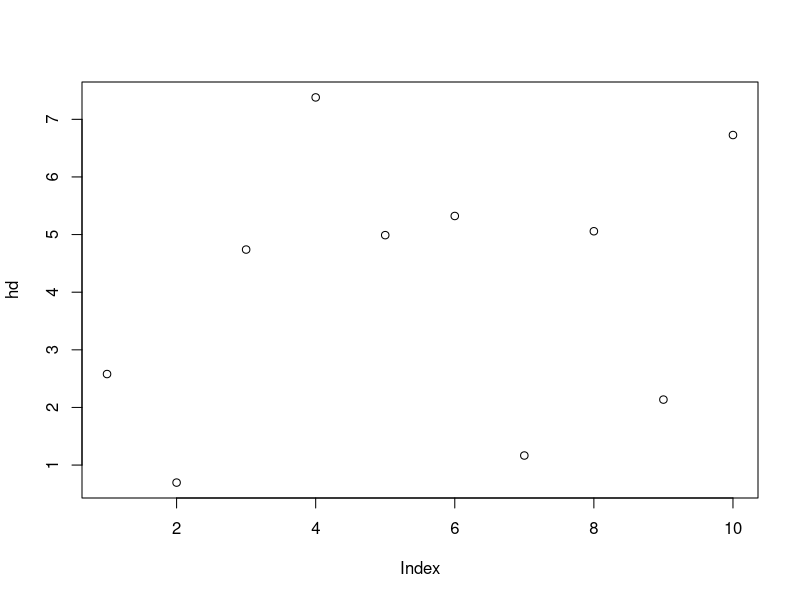
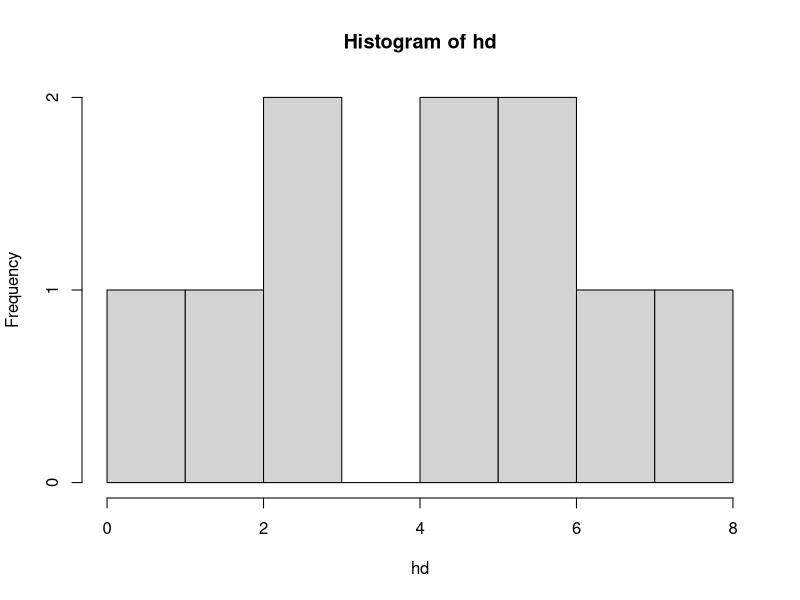
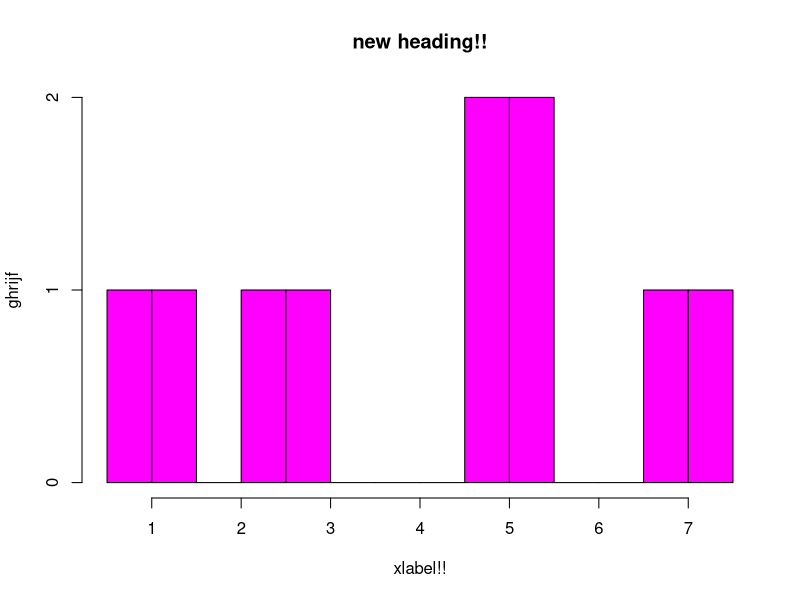

Source code (R) for these figures, in order: (Note: this script raises an error after producing the figures.)
#getting working directory

getwd()
#mathematical operations

1+5
log(12)
(4*9)/(3*9)
36/27
sqrt(121)
log(0)
log10(0)
x=5+9
View(x)
x <- 5+9
View(x)
print(x)
x/2
?print
mynumber=25+4
print(mynumber)
mynumber
seq(from = 3, to = 20, by =4)
?seq
seq(10)
seq(10000000)
seq(10000)
hd = seq(1000)
ebrahim=rnorm(n=20)
ebrahim
set.seed(23)
ebrahim
hd=rnorm(n=10, mean = 2, sd=3)
plot(hd)
hist(hd)
?hist
hist(hd, col = "magenta", breaks = 10, main="new heading!!", xlab = "xlabel!!", ylab = "ghrijf")
#numeric
55.9
a = c(3,9)
b=c(3.9,8.9,7,5,8,9,"eb")
b
class(a)
class(b)
ana625 = 0:9
ana625
as.numeric(ana625)
bb=as.character(ana625)
class(bb)
ana625list = list(12, "abc" , TRUE, 1+9i)
ana625list
matrix= matrix(1:12,nrow=3, ncol=3)
matrix
dim(matrix)
matrix[,2]
matrix(,2)
age=c(66,77,33,4,55,6)
age
dim(age)=c(2,3)
age
class(age)
x=c(1,2,3,5,43,6)
y=c(65,2,5,7,5,6)
newmatrix=cbind(x,y)
newmatrix
class(newmatrix)
TRUE
NA
na
true
hdhdhd=FALSE
hdhdhd
food =c("pizzA","pasta","wine")
food
googlestock=c(11,22,33)
googlestock
names(googlestock)=c("tuesday","wednsday","friday")
googlestock
newmatrix
total=x+y
total
x*y
gjhgj
hd_df=data.frame(name=c("mary","jane","john"),score =c(21,34,55))
View(hd_df)
hd_df
str(hd_df)
is.na(hd_df)
amazon=c(1500,2344,2344,555,55)
walmart=c(2334,5544,6577,56,23)
cbind(amazon,walmart)
rbind(amazon,walmart)
cor(amazon,walmart)
plot(amazon,walmart,xlab="amazon",ylab="walmart",col="dark blue",pch=8)
abline(lm(walmart ~ amazon),col="dark green")
